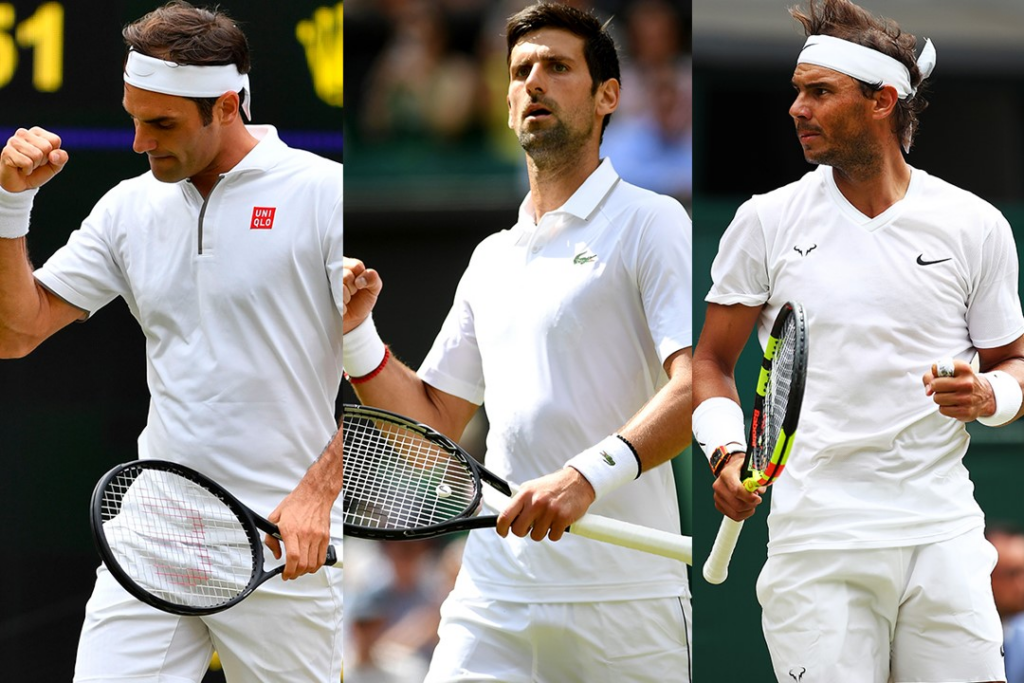
#> input picture cv2_ex/2022-12-08/ex_image.png, 1024 x 683 px, found by its file name
$ python ex_01.py
#> lines starting #> are read from the running program, lines starting #| are printed output that depends on the picture
# 같은 의 이미지 블렌딩 실험
import cv2
import matplotlib.pyplot as plt
import numpy as np

large_img = cv2.imread('./cv2_ex/2022-12-08/ex_image.png')
#> large_img is the input picture: shape (683, 1024, 3); mean B, G, R 130.2, 135.3, 140.5
watermark = cv2.imread('./cv2_ex/2022-12-08/ex_image_logo.png')
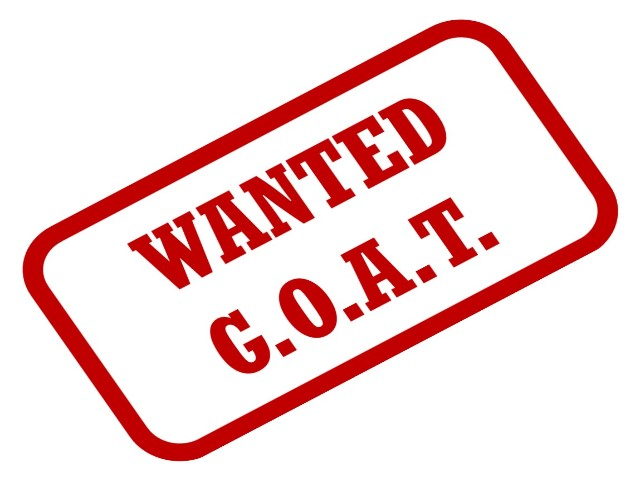
#> input picture cv2_ex/2022-12-08/ex_image_logo.png, 640 x 480 px, found by its file name
#> watermark is the input picture: shape (480, 640, 3); mean B, G, R 214, 214, 243.6

print("large_image size >> ", large_img.shape)
#| large_image size >>  (683, 1024, 3)
print("watermakr image size >> ", watermark.shape)
#| watermakr image size >>  (480, 640, 3)

img1 = cv2.resize(large_img,(800,600))
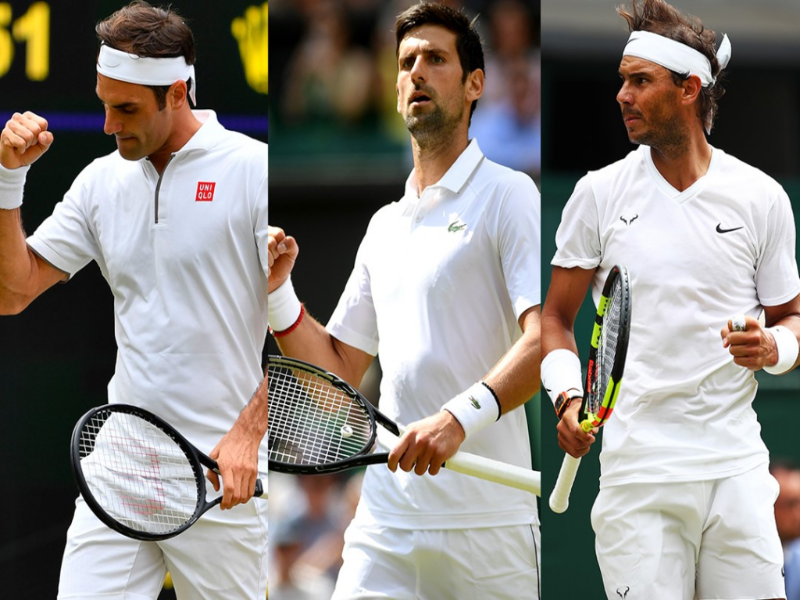
#> img1: shape (600, 800, 3); mean B, G, R 130.1, 135.2, 140.4
img2 = cv2.resize(watermark,(800,600))

print("img1 size >> ", img1.shape)
#| img1 size >>  (600, 800, 3)
print("img2 size >> ", img2.shape)
#| img2 size >>  (600, 800, 3)

'''
large_image size >>  (683, 1024, 3)
watermakr image size >>  (480, 640, 3)
img1 size >>  (600, 800, 3)
img2 size >>  (600, 800, 3)
'''

# 혼합 진행
# # 베이스 5:5
# blended = cv2.addWeighted(img1, 0.5, img2, 0.5, 0)

# 9:1
# blended = cv2.addWeighted(img1, 9, img2, 1, 0)

# 1로 설정
blended = cv2.addWeighted(img1, 1, img2, 1, 0)
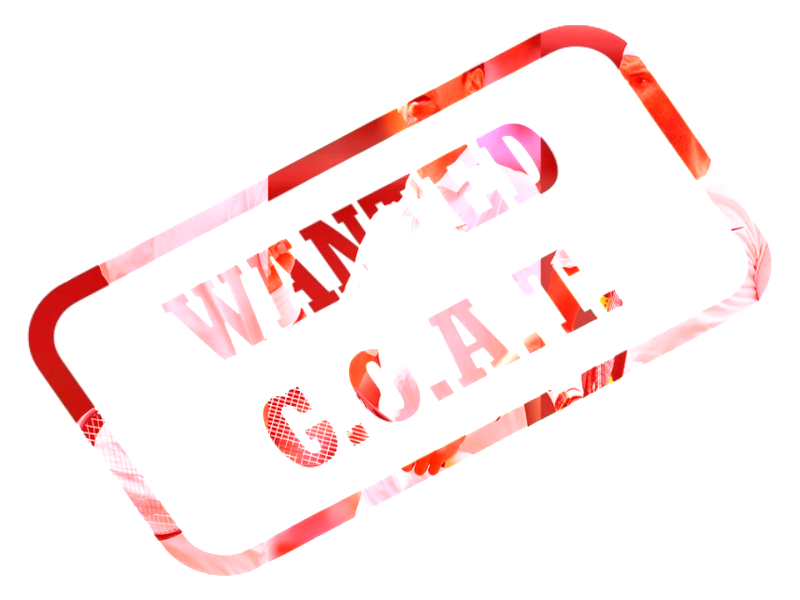
#> blended: shape (600, 800, 3); mean B, G, R 237.5, 237.7, 253.4
cv2.imshow("image show", blended)
cv2.waitKey(0)
# cv2.imshow("image large", large_img)
# cv2.imshow("watermark", watermark)
# cv2.waitKey(0)

# 195p 논리연산자 참조
